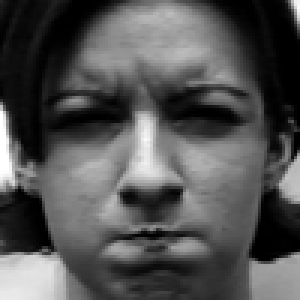
#> input picture emotiondetector/dataset/angry/AngryCrop1.png, 100 x 100 px (shown 3 times larger)
$ python -i recognizer.py   (imports and definitions only)
#> lines starting #> are read from the running program, lines starting #| are printed output that depends on the picture
import cv2
import glob
import random
import numpy as np

emotions = ["disgust", "happy", "sadness", "surprise"] #Emotion list
fishface = cv2.face.FisherFaceRecognizer_create() #Initialize fisher face classifier
data = {}

# [50 lines left out: functions get_files, make_sets, run_recognizer, not called in this run]

def predict(file):
#> called with file = 'dataset/angry/AngryCrop1.png'
    faceDet = cv2.CascadeClassifier("haarcascade_frontalface_default.xml")
    faceDet_two = cv2.CascadeClassifier("haarcascade_frontalface_alt2.xml")
    faceDet_three = cv2.CascadeClassifier("haarcascade_frontalface_alt.xml")
    faceDet_four = cv2.CascadeClassifier("haarcascade_frontalface_alt_tree.xml")

    image = cv2.imread(file) #open image
#> image is the input picture: shape (100, 100, 3); min 0, max 255, mean 82.6
    gray = cv2.cvtColor(image, cv2.COLOR_BGR2GRAY)

    face = faceDet.detectMultiScale(gray, scaleFactor=1.1, minNeighbors=10, minSize=(5, 5), flags=cv2.CASCADE_SCALE_IMAGE)
#> face = [[7, 6, 87, 87]]
    face_two = faceDet_two.detectMultiScale(gray, scaleFactor=1.1, minNeighbors=10, minSize=(5, 5), flags=cv2.CASCADE_SCALE_IMAGE)
#> face_two = [[8, 7, 84, 84]]
    face_three = faceDet_three.detectMultiScale(gray, scaleFactor=1.1, minNeighbors=10, minSize=(5, 5), flags=cv2.CASCADE_SCALE_IMAGE)
#> face_three = [[8, 6, 84, 84]]
    face_four = faceDet_four.detectMultiScale(gray, scaleFactor=1.1, minNeighbors=10, minSize=(5, 5), flags=cv2.CASCADE_SCALE_IMAGE)
#> face_four = ()

    #Go over detected faces, stop at first detected face, return empty if no face.
    if len(face) == 1:
        facefeatures = face
#> facefeatures = [[7, 6, 87, 87]]
    elif len(face_two) == 1:
        facefeatures = face_two
    elif len(face_three) == 1:
        facefeatures = face_three
    elif len(face_four) == 1:
        facefeatures = face_four
    else:
        facefeatures = ""

    #Cut and save face
    for (x, y, w, h) in facefeatures: #get coordinates and size of rectangle containing face
        gray = gray[y:y+h, x:x+w] #Cut the frame to size
#> this loop made 1 pass
#> pass 1, in predict, `gray = gray[y:y+h, x:x+w]`:
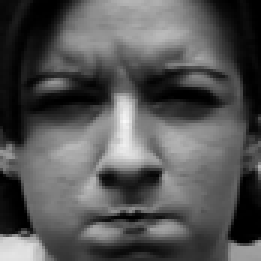
#> gray: shape (87, 87) (shown 3 times larger); min 0, max 249, mean 84.7

    gray = cv2.resize(gray, (300, 300))
#> gray: shape (300, 300)
    cv2.imwrite('gray.png', gray)
    fishface = cv2.face.FisherFaceRecognizer_create()
#> (the run stopped early here; a loop or call above may not have finished)

$ run again, on emotiondetector/dataset/contempt/ContemptCrop10.png
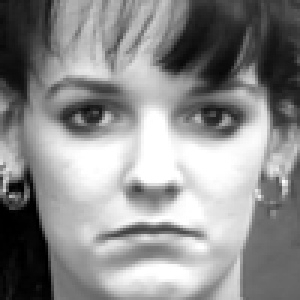
#> input picture emotiondetector/dataset/contempt/ContemptCrop10.png, 100 x 100 px (shown 3 times larger)
#> in predict, image is the input picture: shape (100, 100, 3); min 0, max 255, mean 140.1
#> face = ()
#> face_two = [[7, 8, 87, 87]]
#> face_three = [[6, 8, 89, 89]]
#> face_four = ()
#> facefeatures = [[7, 8, 87, 87]]
#> the loop in predict, `for (x, y, w, h) in facefeatures:` made 1 pass
#> pass 1, in predict, `gray = gray[y:y+h, x:x+w]`:
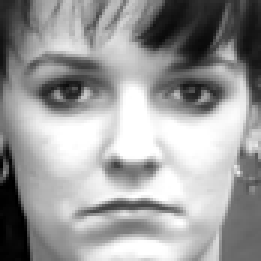
#> gray: shape (87, 87) (shown 3 times larger); min 0, max 255, mean 155.3
#> in predict, `gray = cv2.resize(gray, (300, 300))`:
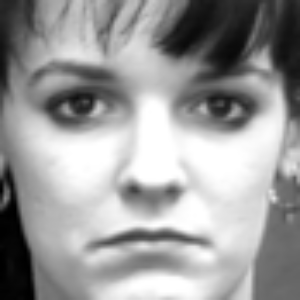
#> gray: shape (300, 300); min 0, max 255, mean 155.2

$ run again, on emotiondetector/dataset/contempt/ContemptCrop11.png
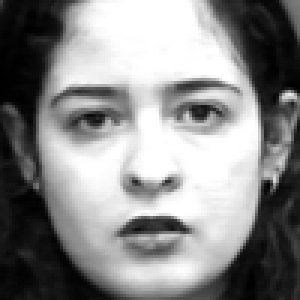
#> input picture emotiondetector/dataset/contempt/ContemptCrop11.png, 100 x 100 px (shown 3 times larger)
#> in predict, image is the input picture: shape (100, 100, 3); min 0, max 255, mean 137
#> face = [[8, 6, 82, 82]]
#> face_two = [[9, 8, 81, 81]]
#> face_three = [[9, 7, 82, 82]]
#> face_four = [[8, 5, 86, 86]]
#> facefeatures = [[8, 6, 82, 82]]
#> the loop in predict, `for (x, y, w, h) in facefeatures:` made 1 pass
#> pass 1, in predict, `gray = gray[y:y+h, x:x+w]`:
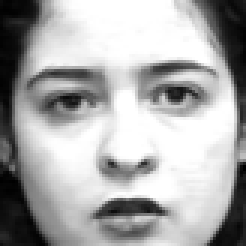
#> gray: shape (82, 82) (shown 3 times larger); min 0, max 255, mean 170.1
#> in predict, `gray = cv2.resize(gray, (300, 300))`:
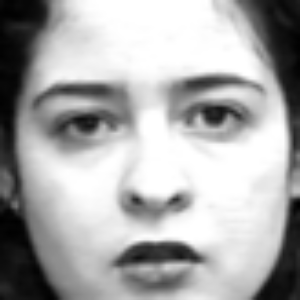
#> gray: shape (300, 300); min 0, max 255, mean 170

$ run again, on emotiondetector/dataset/disgust/DisgustCrop1.png
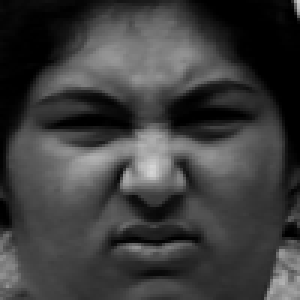
#> input picture emotiondetector/dataset/disgust/DisgustCrop1.png, 100 x 100 px (shown 3 times larger)
#> in predict, image is the input picture: shape (100, 100, 3); min 0, max 213, mean 61
#> face = [[7, 7, 85, 85]]
#> face_two = [[8, 8, 85, 85]]
#> face_three = [[7, 7, 85, 85]]
#> face_four = ()
#> facefeatures = [[7, 7, 85, 85]]
#> the loop in predict, `for (x, y, w, h) in facefeatures:` made 1 pass
#> pass 1, in predict, `gray = gray[y:y+h, x:x+w]`:
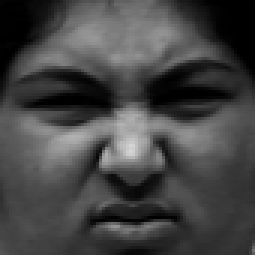
#> gray: shape (85, 85) (shown 3 times larger); min 0, max 213, mean 68.7
